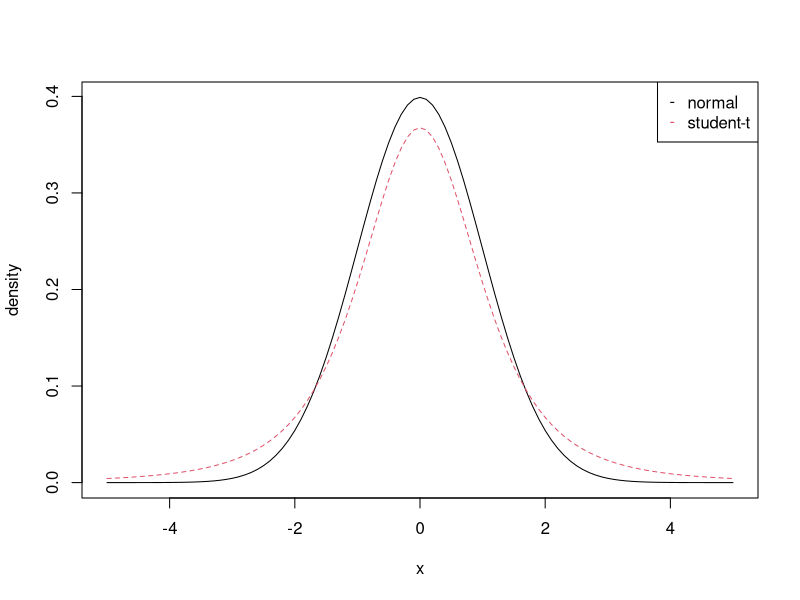
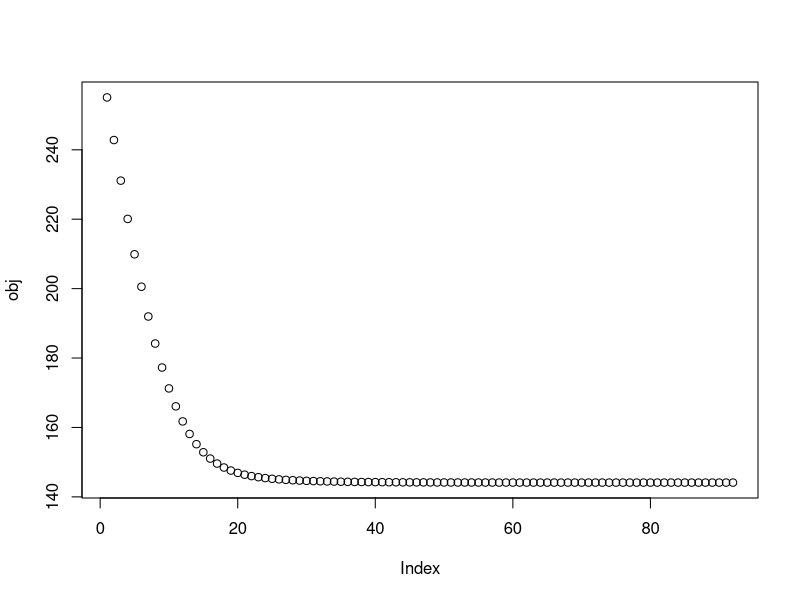
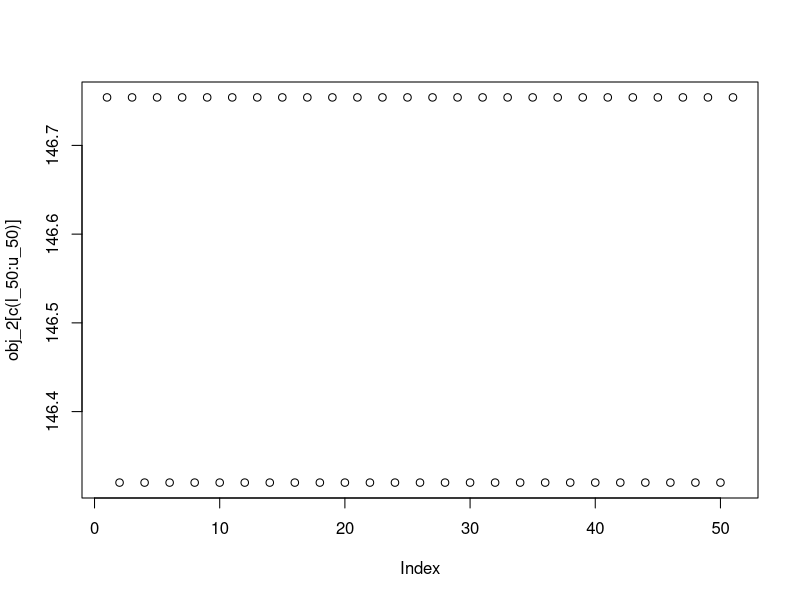

Write R code to recreate these figures, in order.
## ---- chunk 1
rm(list = ls())
## ---- chunk 2
n <- 100
p <- 10
s <- 3
#set.seed(0)
x <- matrix(rnorm(n*p), n, p)
b <- c(-0.7, 0.7, 1, rep(0, p-s))
y <- x %*% b + rt(n, df=2)

cor(x, y)
## ---- chunk 3
curve(dnorm(x, mean = 0, sd = 1), from = -5, to = 5, 
      xlab = "x", ylab = "density")
curve(dt(x, df = 3), from = -5, to = 5, col = 2, lty = 2, add = TRUE)
legend("topright", c("normal", "student-t"), col = c(1, 2), pch ='-')
## ---- chunk 4
psi <- function(r, c = 1) {
  return(ifelse(r^2 > c^2, 2*c*abs(r) - c^2, r^2))
}

huber_loss <- function(beta){
  y_hat <- x %*% as.vector(t(beta))
  res <- y - y_hat
  return(sum(psi(res)))
}
## ---- chunk 5
library(numDeriv)

grad_descent <- function(f, x0, max.iter = 200, step.size = 0.001, stopping.deriv = 0.1, ...) { 
  n    <- length(x0)
  xmat <- matrix(0, nrow = n, ncol = max.iter)
  xmat[,1] <- x0
  for (k in 2:max.iter) {
    grad.cur <- grad(f, xmat[ ,k-1], ...) 
    if (all(abs(grad.cur) < stopping.deriv)) {
      k <- k-1; break
    }
    xmat[ ,k] <- xmat[ ,k-1] - step.size * grad.cur
  } 
  xmat <- xmat[ ,1:k]
  return(list(x = xmat[,k], xmat = xmat, k = k))
}

gd <- grad_descent(huber_loss, beta <- rep(0, p))
cat("number of iterations: ", gd$k, "\n")
gd$x
## ---- chunk 6
obj <- rep(NA)
for(i in 1:gd$k){
  obj[i] <- huber_loss(gd$xmat[, i]) 
}
plot(obj, type = "p")
## ---- chunk 7
grad_descent <- function(f, x0, max.iter = 200, step.size = 0.01, stopping.deriv = 0.1, ...) { 
  n    <- length(x0)
  xmat <- matrix(0, nrow = n, ncol = max.iter)
  xmat[,1] <- x0
  for (k in 2:max.iter) {
    grad.cur <- grad(f, xmat[ ,k-1], ...) 
    if (all(abs(grad.cur) < stopping.deriv)) {
      k <- k-1; break
    }
    xmat[ ,k] <- xmat[ ,k-1] - step.size * grad.cur
  } 
  xmat <- xmat[ ,1:k]
  return(list(x = xmat[,k], xmat = xmat, k = k))
}

gd_2 <- grad_descent(huber_loss, beta <- rep(0, p))

obj_2 <- rep(NA)
for(i in 1:gd_2$k){
  obj_2[i] <- huber_loss(gd_2$xmat[, i]) 
}
l_50 <- gd_2$k - 50
u_50 <- gd_2$k
plot(obj_2[c(l_50: u_50)], type = "p")
## ---- chunk 8
b_hat <- gd$x
data.frame(b, b_hat)

sparse_grad_descent <- function(f, x0, max.iter = 200, step.size = 0.001, stopping.deriv = 0.1, ...) { 
  n    <- length(x0)
  xmat <- matrix(0, nrow = n, ncol = max.iter)
  xmat[,1] <- x0
  for (k in 2:max.iter) {
    grad.cur <- grad(f, xmat[ ,k-1], ...) 
    if (all(abs(grad.cur) < stopping.deriv)) {
      k <- k-1; break
    }
    xmat[ ,k] <- xmat[ ,k-1] - step.size * grad.cur
    for(j in 1:n){
      if(abs(xmat[j, k]) <= 0.05){
        xmat[j, k] <- 0
      }
    }
  } 
  xmat <- xmat[ ,1:k]
  return(list(x = xmat[,k], xmat = xmat, k = k))
}

gd_sparse <- sparse_grad_descent(huber_loss, beta <- rep(0, p))
gd_sparse$x
## ---- chunk 9
fit <- lm(y~x)
fit$coefficient
res_fit <- (1/n) * sum(resid(fit) ^ 2)
res_gd <- (1/n) * sum((y - x %*% as.vector(t(gd$x)))^2)
res_gd_s <- (1/n) * sum((y - x %*% as.vector(t(gd_sparse$x)))^2)
res_b <- (1/n) * sum( (y - x %*% as.vector(b))^2 )
data.frame(res_fit, res_gd, res_gd_s, res_b)
## ---- chunk 10
# reset step size = 0.001
grad_descent <- function(f, x0, max.iter = 200, step.size = 0.001, stopping.deriv = 0.1, ...) { 
  n    <- length(x0)
  xmat <- matrix(0, nrow = n, ncol = max.iter)
  xmat[,1] <- x0
  for (k in 2:max.iter) {
    grad.cur <- grad(f, xmat[ ,k-1], ...) 
    if (all(abs(grad.cur) < stopping.deriv)) {
      k <- k-1; break
    }
    xmat[ ,k] <- xmat[ ,k-1] - step.size * grad.cur
  } 
  xmat <- xmat[ ,1:k]
  return(list(x = xmat[,k], xmat = xmat, k = k))
}

y <- x %*% b + rt(n, df = 2)

gd_aga <- grad_descent(huber_loss, beta <- rep(0, p))
gd_sparse_aga <- sparse_grad_descent(huber_loss, beta <- rep(0, p))
gd_aga$x; gd_sparse_aga$x

res_gd_aga <- (1/n) * sum((y - x %*% as.vector(t(gd_aga$x)))^2)
res_gd_aga_s <- (1/n) * sum((y - x %*% as.vector(t(gd_sparse_aga$x)))^2)
data.frame(res_gd_aga, res_gd_aga_s)
## ---- chunk 11
set.seed(10)
res_gd_10 <- rep(NA)
res_gd_s_10 <- rep(NA)
for(i in 1:10){
  y_new <- x %*% b + rt(n, df=2)
  gd_10 <- grad_descent(huber_loss, beta <- rep(0, p))
  gd_sparse_10 <- sparse_grad_descent(huber_loss, beta <- rep(0, p))
  
  res_gd_10[i] <- (1/n) * sum((y_new - x %*% as.vector(t(gd_10$x)))^2)
  res_gd_s_10[i] <- (1/n) * sum((y_new - x %*% as.vector(t(gd_sparse_10$x)))^2)
}

mean_gd <- mean(res_gd_10); mean_sgd <- mean(res_gd_s_10)
data.frame(mean_gd, mean_sgd)
min_gd <- min(res_gd_10); min_sgd <- min(res_gd_s_10)
data.frame(min_gd, min_sgd)
